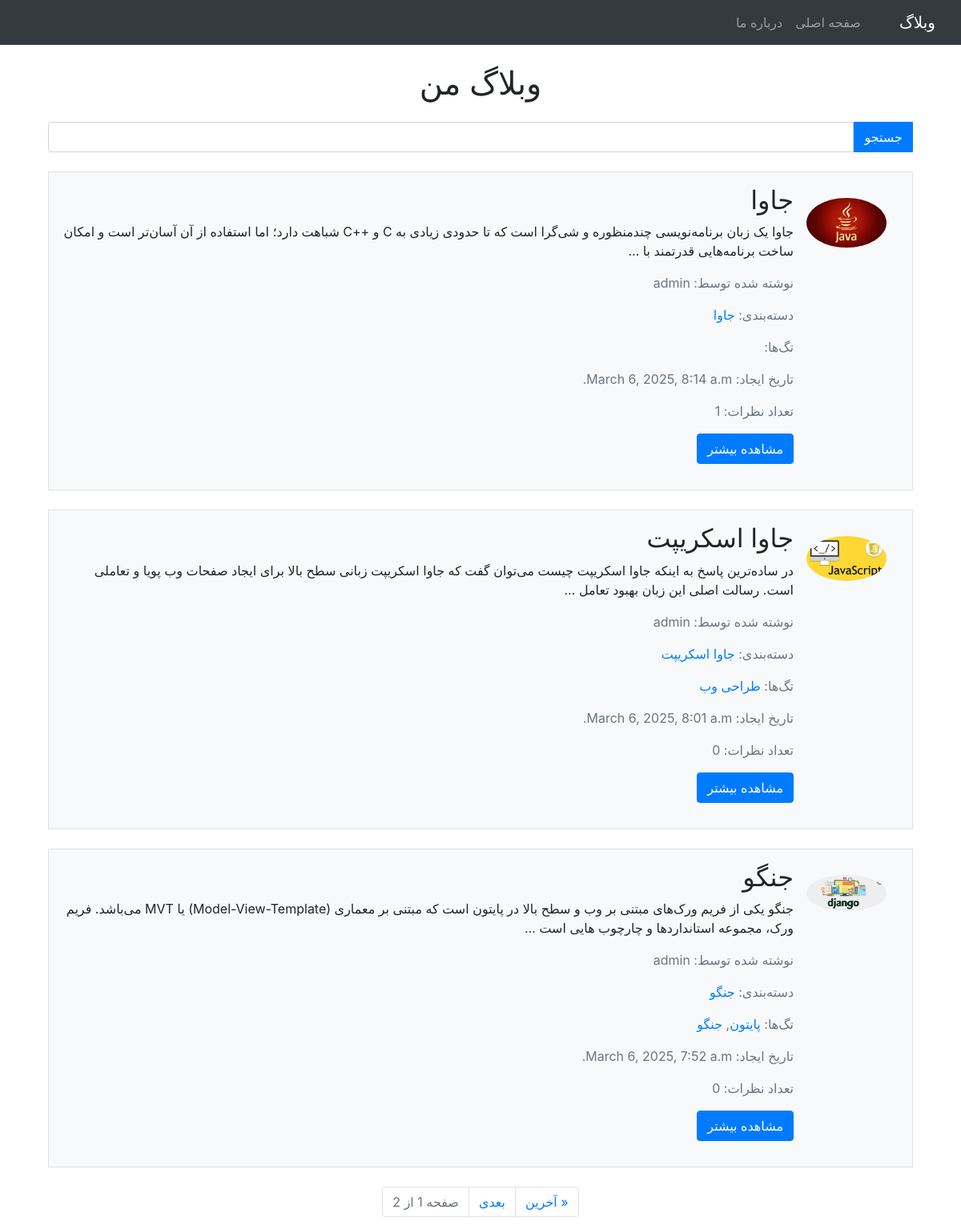
The page / on the database its author committed.
### blog/models.py (models this page shows, shortened)
class Post(models.Model):
    title = models.CharField(max_length=200)
    content = models.TextField()
    author = models.ForeignKey(User,on_delete=models.CASCADE)
    created_at = models.DateTimeField(auto_now_add=True)
    updated_at = models.DateTimeField(auto_now=True)
    category = models.ForeignKey(Category,on_delete=models.SET_NULL,null=True,blank=True)
    tags = models.ManyToManyField(Tag,blank=True)
    image = models.ImageField(upload_to='posts/',null=True,blank=True)

class Category(models.Model):
    name = models.CharField(max_length=100, unique=True)
    class Meta:
        verbose_name = 'category'
        verbose_name_plural = 'categories'

class Tag(models.Model):
    name = models.CharField(max_length=100, unique=True)

### blog/views.py (the view)
# urls.py: path('', views.post_list, name='post_list'),
def post_list(request):
    post_list = Post.objects.all().order_by('-created_at')
    query = request.GET.get('query')
    if query:
        post_list = post_list.filter(
            Q(title__icontains=query) | Q(content__icontains=query)
        )
    paginator = Paginator(post_list,3)
    page_number = request.GET.get('page')
    page_obj = paginator.get_page(page_number)
    search_form = SearchForm(request.GET)
    context = {
        'page_obj':page_obj,
        'search_form':search_form,
    }
    return render(request,'blog/post_list.html',context)

### blog/forms.py
class SearchForm(forms.Form):
    query = forms.CharField(label='جستجو',max_length=100,widget=forms.TextInput(attrs={'class':'form-control'}))

### templates/blog/post_list.html (shortened to what this page needs)
{% extends 'base.html' %}
{% block content %}
<div class="container mt-4">
    <h1 class="text-center mb-4">وبلاگ من</h1>
            <form action="." method="get" class="mb-4">
                <div class="input-group">
                    {{ search_form.query }}
                    <button type="submit" class="btn btn-primary rounded-0">جستجو</button>
                </div>
            </form>
                {% for post in page_obj %}
                <div class="media text-right border p-3 bg-light" dir="rtl">
                    {% if post.image %}
                            <img src="{{ post.image.url }}" alt="{{ post.title }}" class="m-3 rounded-circle" style="width:100px">
                    {% endif %}
                    <div class="media-body">
                      <h2>{{ post.title }}</h2>
                      <p>{{ post.content|truncatewords:30}}</p>
                      <p class="text-muted">نوشته شده توسط: {{ post.author }}</p>
                      <p class="text-muted">دسته‌بندی: <a href="{% url 'posts_by_category' category_id=post.category.id %}">{{ post.category.name }}</a></p>
                        <p class="text-muted">تگ‌ها:
                            {% for tag in post.tags.all %}
                                <a href="{% url 'posts_by_tag' tag_id=tag.id %}">{{ tag.name }}</a>{% if not forloop.last %}, {% endif %}
                            {% endfor %}
                        </p>
                      <p class="text-muted">تاریخ ایجاد: {{ post.created_at }}</p>
                      <p class="text-muted">تعداد نظرات: {{ post.comments.count }}</p>
                      <p><a href="{% url 'post_detail' pk=post.pk %}" class="btn btn-primary">مشاهده بیشتر</a></p>
                    </div>
                  </div>
                  <br>
                {% endfor %}
       <nav aria-label="Page navigation">
        <ul class="pagination justify-content-center">
            <li class="page-item disabled">
                <span class="page-link">صفحه {{ page_obj.number }} از {{ page_obj.paginator.num_pages }}</span>
            </li>
            {% if page_obj.has_next %}
                <li class="page-item">
                    <a class="page-link" href="?page={{ page_obj.next_page_number }}" aria-label="Next">
                        <span aria-hidden="true">بعدی</span>
                    </a>
                </li>
                <li class="page-item">
                    <a class="page-link" href="?page={{ page_obj.paginator.num_pages }}" aria-label="Last">
                        <span aria-hidden="true">آخرین &raquo;</span>
                    </a>
                </li>
            {% endif %}
        </ul>
    </nav>
</div>
{% endblock content %}

### templates/base.html (shortened to what this page needs)
{% load static %}
<!DOCTYPE html>
<html lang="fa">
<head>
    <link rel="stylesheet" href="{% static 'css/bootstrap.min.css' %}">
</head>
<body>
    <nav class="navbar navbar-expand-md bg-dark navbar-dark" dir="rtl">
        <a class="navbar-brand" href="{% url 'post_list' %}">وبلاگ </a>
        <div class="collapse navbar-collapse" id="collapsibleNavbar">
          <ul class="navbar-nav">
            <li class="nav-item">
              <a class="nav-link" href="{% url 'post_list' %}">صفحه اصلی</a>
            </li>
            <li class="nav-item">
              <a class="nav-link" href="{% url 'about' %}">درباره ما</a>
            </li>
          </ul>
        </div>
      </nav>
    <div class="container">
        {% block content %}{% endblock content %}
    </div>
</body>
</html>

### rows shown on the page
Post: image (picture), title "جاوا", content "جاوا یک زبان برنامه‌نویسی چندمنظوره و شی‌گرا است که تا حدودی زیادی به C و ++C شباهت دارد؛ اما استفاده از آن آسان‌تر است و امکان ساخت برنامه‌هایی قدرتمند با …", author "admin", category.name "جاوا", created_at "March 6, 2025, 8:14 a.m.", comments.count "1"
Post: image (picture), title "جاوا اسکریپت", content "در ساده‌ترین پاسخ به اینکه جاوا اسکریپت چیست می‌توان گفت که جاوا اسکریپت زبانی سطح بالا برای ایجاد صفحات وب پویا و تعاملی است. رسالت اصلی این زبان بهبود تعامل …", author "admin", category.name "جاوا اسکریپت", created_at "March 6, 2025, 8:01 a.m.", comments.count "0"
Tag: name "طراحی وب"
Post: image (picture), title "جنگو", content "جنگو یکی از فریم ورک‌های مبتنی بر وب و سطح بالا در پایتون است که مبتنی بر معماری (Model-View-Template) یا MVT می‌باشد. فریم ورک، مجموعه استانداردها و چارچوب هایی است …", author "admin", category.name "جنگو", created_at "March 6, 2025, 7:52 a.m.", comments.count "0"
Tag: name "پایتون"
Tag: name "جنگو"

### other values the page prints
{{ page_obj.paginator.num_pages }} "2"
